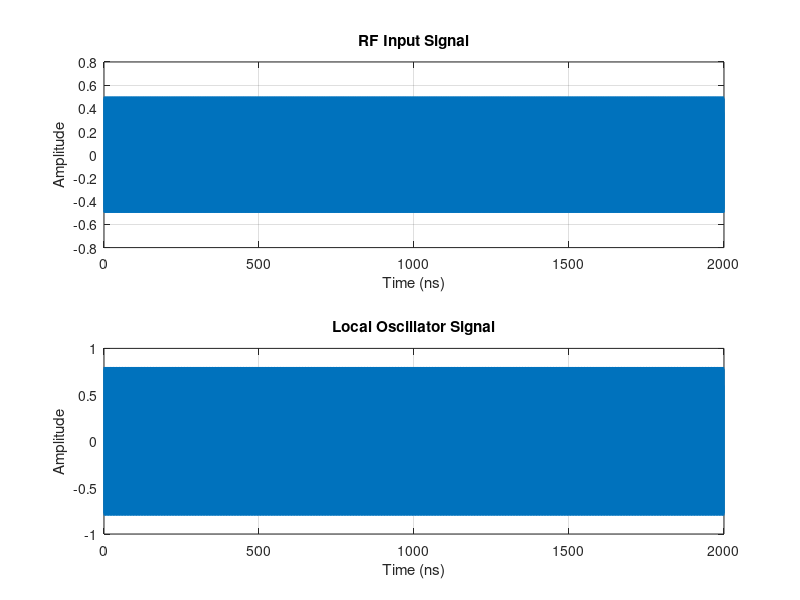
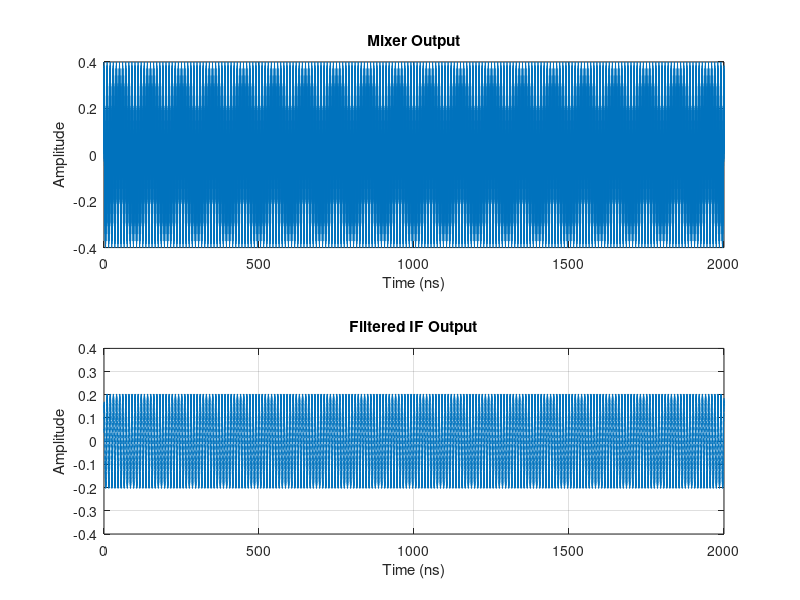
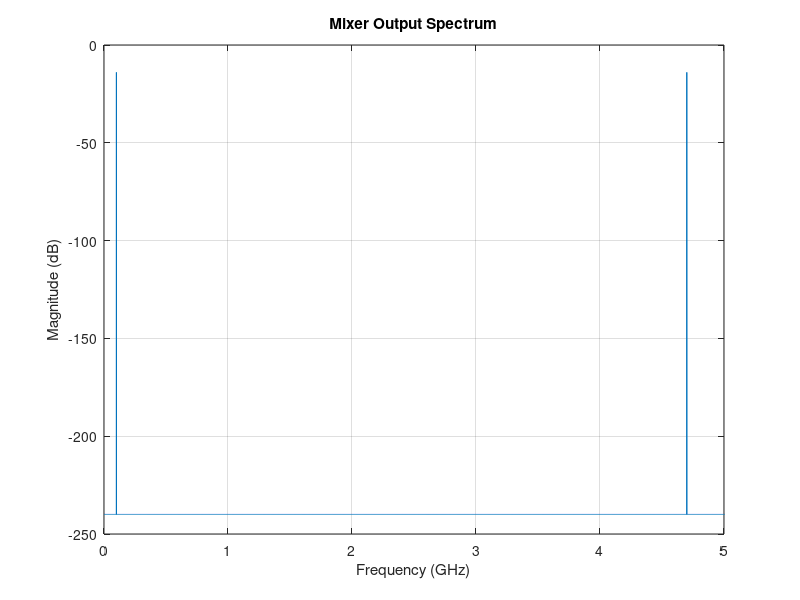
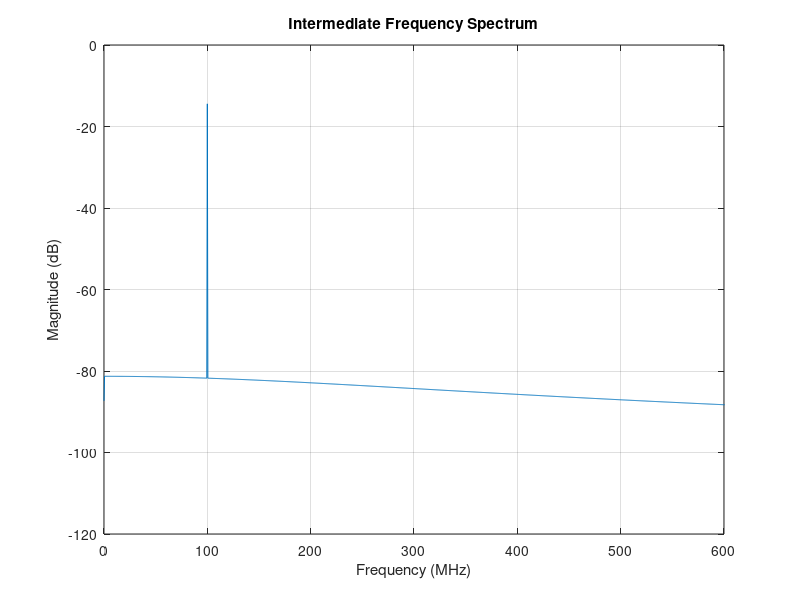

Recreate these plots in MATLAB, in order.

clc;
clear;
close all;

% Microwave Semiconductor Devices and Mixer Simulation

%% 1. Simulation parameters
fRF = 2.4e9;
fLO = 2.3e9;
fs = 20e9;
T = 2e-6;
t = 0:1/fs:T-1/fs;

ARF = 0.5;
ALO = 0.8;
fIF = abs(fRF-fLO);

%% 2. Generate RF and LO signals
RF = ARF*cos(2*pi*fRF*t);
LO = ALO*cos(2*pi*fLO*t);

%% 3. Mixer operation
mixerOut = RF.*LO;

%% 4. Calculate mixer output spectrum
N = length(t);
Y = fft(mixerOut);
P2 = abs(Y/N);
P1 = P2(1:floor(N/2)+1);
P1(2:end-1) = 2*P1(2:end-1);
freq = fs*(0:floor(N/2))/N;

%% 5. Extract intermediate frequency
fc = 300e6;
alpha = exp(-2*pi*fc/fs);
IFout = filter(1-alpha,[1 -alpha],mixerOut);

%% 6. Calculate IF spectrum
Yif = fft(IFout);
P2if = abs(Yif/N);
P1if = P2if(1:floor(N/2)+1);
P1if(2:end-1) = 2*P1if(2:end-1);

%% 7. Display results
fprintf('RF Frequency = %.2f GHz\n',fRF/1e9);
fprintf('LO Frequency = %.2f GHz\n',fLO/1e9);
fprintf('IF Frequency = %.2f MHz\n',fIF/1e6);
fprintf('Sum Frequency = %.2f GHz\n',(fRF+fLO)/1e9);

%% 8. RF and LO signals
figure;
subplot(2,1,1);
plot(t*1e9,RF);
grid on;
xlabel('Time (ns)');
ylabel('Amplitude');
title('RF Input Signal');

subplot(2,1,2);
plot(t*1e9,LO);
grid on;
xlabel('Time (ns)');
ylabel('Amplitude');
title('Local Oscillator Signal');

%% 9. Mixer output and IF output
figure;
subplot(2,1,1);
plot(t*1e9,mixerOut);
grid on;
xlabel('Time (ns)');
ylabel('Amplitude');
title('Mixer Output');

subplot(2,1,2);
plot(t*1e9,IFout);
grid on;
xlabel('Time (ns)');
ylabel('Amplitude');
title('Filtered IF Output');

%% 10. Mixer output spectrum
figure;
plot(freq/1e9,20*log10(max(P1,1e-12)));
grid on;
xlabel('Frequency (GHz)');
ylabel('Magnitude (dB)');
title('Mixer Output Spectrum');
xlim([0 5]);

%% 11. IF spectrum
figure;
plot(freq/1e6,20*log10(max(P1if,1e-12)));
grid on;
xlabel('Frequency (MHz)');
ylabel('Magnitude (dB)');
title('Intermediate Frequency Spectrum');
xlim([0 600]);

%% 12. Semiconductor diode I-V characteristic
V = linspace(-0.5,0.8,500);
Is = 1e-12;
n = 1.5;
Vt = 0.02585;

I = Is*(exp(min(V/(n*Vt),40))-1);

figure;
plot(V,I,'LineWidth',1.5);
grid on;
xlabel('Diode Voltage (V)');
ylabel('Diode Current (A)');
title('Semiconductor Diode I-V Characteristic');

%% 13. Illustrative conversion loss
conversionLoss_dB = 7;

fprintf('\nAssumed Conversion Loss = %.2f dB\n', ...
    conversionLoss_dB);
fprintf('Conversion loss is illustrative, not measured.\n');
